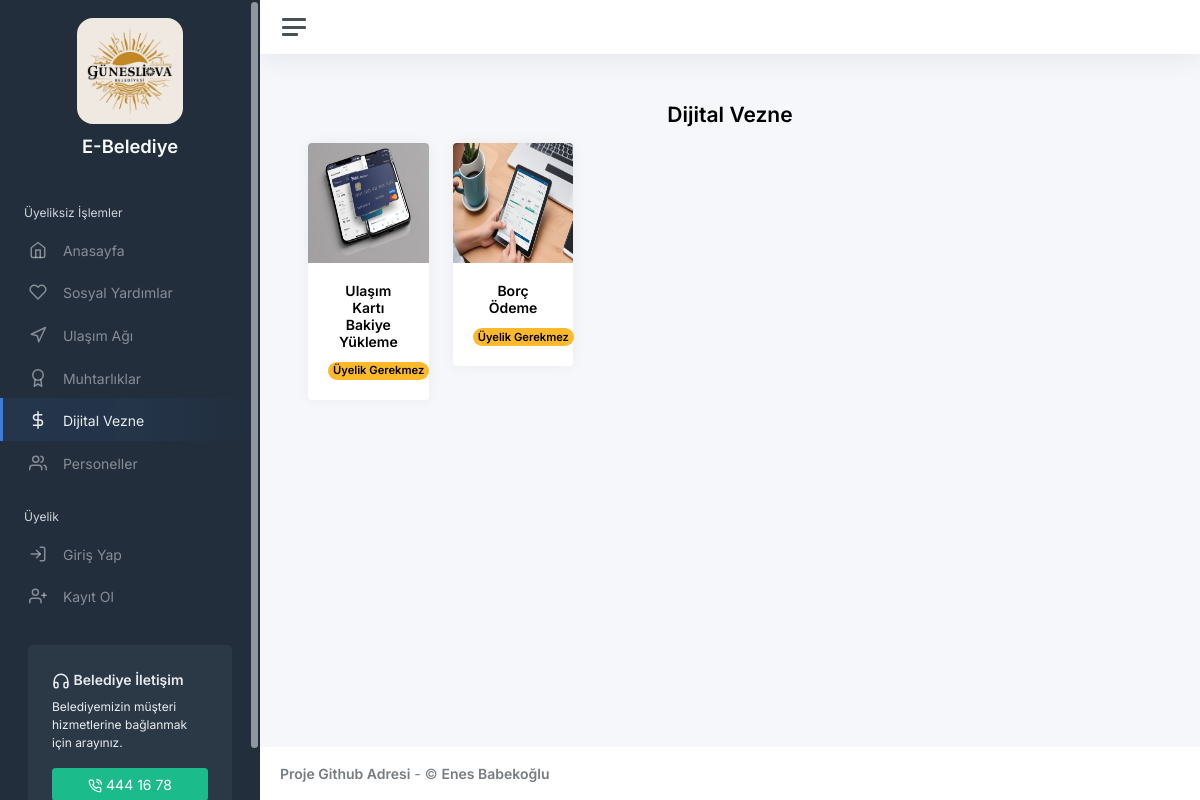
Page /index.php?page=digital-cash-desk on the committed database.
### tables this page shows
CREATE TABLE `Belediye` (
  `Belediye_ID` int(11) NOT NULL,
  `Belediye_Ad` varchar(50) NOT NULL,
  `Belediye_Sehir` varchar(25) NOT NULL,
  `Belediye_Telefon` varchar(12) NOT NULL,
  `Belediye_Keywords` varchar(255) NOT NULL,
  `Belediye_Borc_Faiz` decimal(10,5) NOT NULL,
  `Belediye_Emlak_Vergisi` decimal(10,5) NOT NULL,
  `Belediye_Su_M3_Ucret` decimal(10,2) NOT NULL,
  `Belediye_Logo` varchar(100) NOT NULL,
  `Belediye_Logo_2` varchar(100) NOT NULL,
  `Belediye_Icon` varchar(100) NOT NULL
);

CREATE TABLE `Moduller` (
  `Modul_ID` int(11) NOT NULL,
  `Modul_Kodu` varchar(35) NOT NULL,
  `Modul_Gorsel` varchar(255) NOT NULL,
  `Modul_Icon` varchar(50) NOT NULL,
  `Modul_Tipi` enum('1st','3rd') NOT NULL,
  `Modul_Url` varchar(255) NOT NULL,
  `Modul_Uyelik` enum('True','False') NOT NULL,
  `Modul_Menu` enum('True','False') NOT NULL,
  `Modul_Sayfa` enum('','index','transport','digital-cash-desk') DEFAULT NULL,
  `Modul_Durumu` enum('True','False') NOT NULL,
  `Modul_Oncelik` int(11) NOT NULL
);

### index.php (called while the page is built, shortened)
<?php
include "connect.php";
include "global-veriables.php";
$login = ($userID != "NULL" && isset($userID)) ? true : false;
include "header.php";
include "sidebar.php";
include "topbar.php";
include (in_array($page, array("login", "register", "recover"))) ? ($login ? "pages/index.php" : "$page.php") : (isset($page) ? "pages/$page.php" : "pages/index.php");
include "footbar.php";
include "footer.php";
?>

### global-veriables.php (called while the page is built, shortened)
<?php
$userID = isset($_SESSION['user_id']) ? $_SESSION['user_id'] : "NULL";
$page = isset($_GET['page']) ? $_GET['page'] : null;
$sorgu = "SELECT * FROM Belediye WHERE Belediye_ID='1'";
$belediye = mysqli_fetch_assoc(mysqli_query($mysqli, $sorgu));
?>

### pages/digital-cash-desk.php (the view, shortened to what this page needs)
<div class="container-fluid p-0">
<h1 class="h3 mb-3 text-center"><b><?php echo $word['dijital_vezne'];?></b></h1>
<div class="row">
<?php if(!$_GET['type']){?>
    <?php
    $sorgu = "SELECT Modul_Kodu, Modul_Url, Modul_Tipi, Modul_Gorsel, Modul_Uyelik FROM Moduller WHERE Modul_Durumu='True' AND Modul_Sayfa='$page' ORDER BY Modul_Oncelik DESC, Modul_Uyelik DESC";
    $moduller = mysqli_query($mysqli, $sorgu);
    while($modul = mysqli_fetch_assoc($moduller)){
        $modulURL = ($modul['Modul_Tipi'] == "3rd") ? ("target='_blank' href='".$modul['Modul_Url']."'") : ("href='index.php?page=".$modul['Modul_Url']."'");
        $uyelikGerekiyor = ($modul['Modul_Uyelik'] == "True") ? $word['uyelik_gerekir'] : $word['uyelik_gerekmez'];
        $uyelikGerekiyorColor = ($modul['Modul_Uyelik'] == "True") ? "danger" : "warning";
    ?>
    <div class="col-lg-2 col-sm-6 col-6">
    <a <?php echo $modulURL;?>>
    <div class="card" style="width: 100%;">
    <img src="<?php echo $modul['Modul_Gorsel'];?>" class="card-img-top" alt="<?php echo $word[$modul['Modul_Kodu']];?>" style="min-height: 15vh;">
    <div class="card-body text-center">
        <h5 class="card-text"><b><?php echo $word[$modul['Modul_Kodu']];?></b></h5>
        <?php if(!$login){?><span class="badge rounded-pill text-bg-<?php echo $uyelikGerekiyorColor;?>"><?php echo $uyelikGerekiyor;?></span><?php }?>
    </div>
    </div>
    </a>
    </div>
    <?php }?>
<?php }?>
</div>
</div>

### sidebar.php
<div class="wrapper">
    <nav id="sidebar" class="sidebar js-sidebar">
        <div class="sidebar-content js-simplebar">
            <a class="sidebar-brand text-center" href="index.php">
                <img src="<?php echo $belediye['Belediye_Logo_2'];?>" class="mb-2 rounded-4" alt="<?php echo $belediye['Belediye_Ad'];?> Logo" width="50%"><br>
                <span class="align-middle"><?php echo $word['e_belediye'];?></span>
            </a>
			<ul class="sidebar-nav">
                <li class="sidebar-header"><?php echo $word['uyeliksiz_islemler'];?></li>
				<li class="sidebar-item<?php echo (in_array($page, array("", "intern-apply")) ? " active" : "");?>">
                    <a class="sidebar-link" href="index.php"><i class="align-middle" data-feather="home"></i> <span class="align-middle"><?php echo $word['anasayfa'];?></span></a>
				</li>
                <?php
                $sorgu = "SELECT Modul_Kodu, Modul_Url, Modul_Tipi, Modul_Icon FROM Moduller WHERE Modul_Uyelik='False' AND Modul_Menu='True' AND Modul_Durumu='True' ORDER BY Modul_Oncelik DESC";
                $moduller = mysqli_query($mysqli, $sorgu);
                while($modul = mysqli_fetch_assoc($moduller)){
                    $modulURL = ($modul['Modul_Tipi'] == "3rd") ? ("target='_blank' href='".$modul['Modul_Url']."'") : ("href='index.php?page=".$modul['Modul_Url']."'");
                ?>
                <li class="sidebar-item<?php echo (in_array($page, array($modul['Modul_Url'])) ? " active" : "");?>">
					<a class="sidebar-link" <?php echo $modulURL;?>><i class="align-middle" data-feather="<?php echo $modul['Modul_Icon'];?>"></i> <span class="align-middle"><?php echo $word[$modul['Modul_Kodu']];?></span></a>
				</li>
                <?php }?>
                <?php if($login){?>
                <li class="sidebar-header"><?php echo $word['ozel_islemler'];?></li>
                <?php
                $sorgu = "SELECT Modul_Kodu, Modul_Url, Modul_Tipi, Modul_Icon FROM Moduller WHERE Modul_Uyelik='True' AND Modul_Menu='True' AND Modul_Durumu='True' ORDER BY Modul_Oncelik DESC";
                $moduller = mysqli_query($mysqli, $sorgu);
                while($modul = mysqli_fetch_assoc($moduller)){
                    $modulURL = ($modul['Modul_Tipi'] == "3rd") ? ("target='_blank' href='".$modul['Modul_Url']."'") : ("href='index.php?page=".$modul['Modul_Url']."'");
                ?>
                <li class="sidebar-item<?php echo (in_array($page, array($modul['Modul_Url'])) ? " active" : "");?>">
					<a class="sidebar-link" <?php echo $modulURL;?>><i class="align-middle" data-feather="<?php echo $modul['Modul_Icon'];?>"></i> <span class="align-middle"><?php echo $word[$modul['Modul_Kodu']];?></span></a>
				</li>
                <?php }?>
                <li class="sidebar-item<?php echo (in_array($page, array("logout")) ? " active" : "");?>">
					<a class="sidebar-link" href="index.php?page=logout"><i class="align-middle" data-feather="log-out"></i> <span class="align-middle"><?php echo $word['cikis_yap'];?></span></a>
				</li>
                <?php }else{?>
                <li class="sidebar-header"><?php echo $word['uyelik'];?></li>
				<li class="sidebar-item<?php echo (in_array($page, array("login")) ? " active" : "");?>">
					<a class="sidebar-link" href="index.php?page=login"><i class="align-middle" data-feather="log-in"></i> <span class="align-middle"><?php echo $word['giris_yap'];?></span></a>
				</li>
                <li class="sidebar-item<?php echo (in_array($page, array("register")) ? " active" : "");?>">
					<a class="sidebar-link" href="index.php?page=register"><i class="align-middle" data-feather="user-plus"></i> <span class="align-middle"><?php echo $word['kayit_ol'];?></span></a>
				</li>
                <?php }?>
			</ul>
				<div class="sidebar-cta">
					<div class="sidebar-cta-content">
						<strong class="d-inline-block mb-2"><i class="align-middle" data-feather="headphones"></i> <?php echo $word['belediye_iletisim'];?></strong>
						<div class="mb-3 text-sm"><?php echo $word['belediye_iletisim_aciklama'];?></div>
						<div class="d-grid">
							<a href="tel://<?php echo $belediye['Belediye_Telefon'];?>" class="btn btn-success"><i class="align-middle" data-feather="phone-call"></i> <?php echo $belediye['Belediye_Telefon'];?></a>
						</div>
					</div>
				</div>
		</div>
	</nav>
    <div class="main">

### rows in the picture
belediye: Belediye_Logo_2 (picture), Belediye_Telefon "444 16 78"
moduller: Modul_Kodu "Sosyal Yardımlar"
moduller: Modul_Kodu "Ulaşım Ağı"
moduller: Modul_Kodu "Muhtarlıklar"
moduller: Modul_Kodu "Dijital Vezne"
moduller: Modul_Kodu "Personeller"
moduller: Modul_Gorsel (picture), Modul_Kodu "Ulaşım Kartı Bakiye Yükleme", Modul_Uyelik "Üyelik Gerekmez"
moduller: Modul_Gorsel (picture), Modul_Kodu "Borç Ödeme", Modul_Uyelik "Üyelik Gerekmez"

### other values in the picture
$word['e_belediye'] "E-Belediye"
$word['uyeliksiz_islemler'] "Üyeliksiz İşlemler"
$word['anasayfa'] "Anasayfa"
$word['uyelik'] "Üyelik"
$word['giris_yap'] "Giriş Yap"
$word['kayit_ol'] "Kayıt Ol"
$word['belediye_iletisim'] "Belediye İletişim"
$word['belediye_iletisim_aciklama'] "Belediyemizin müşteri hizmetlerine bağlanmak için arayınız."
$word['dijital_vezne'] "Dijital Vezne"
